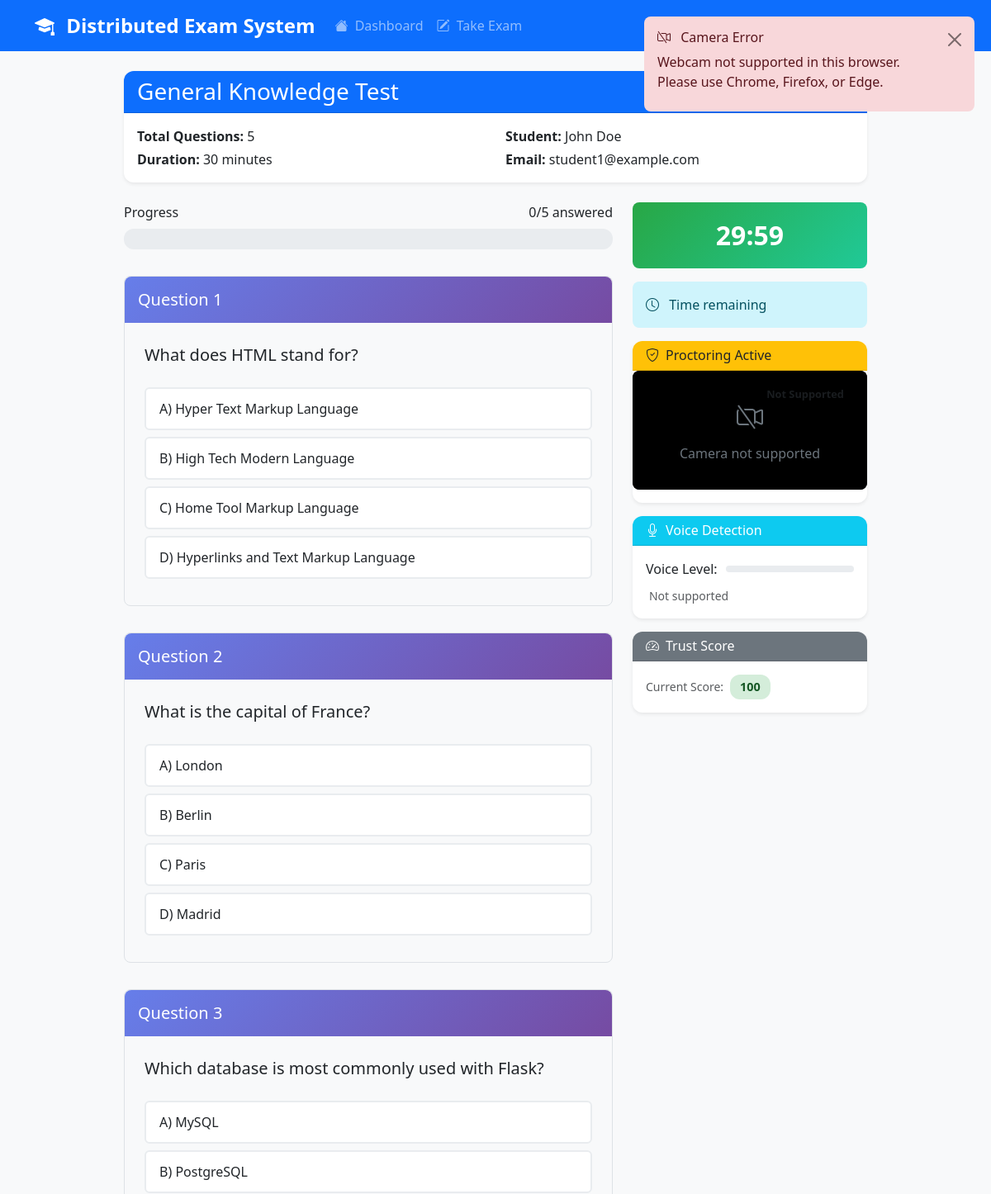
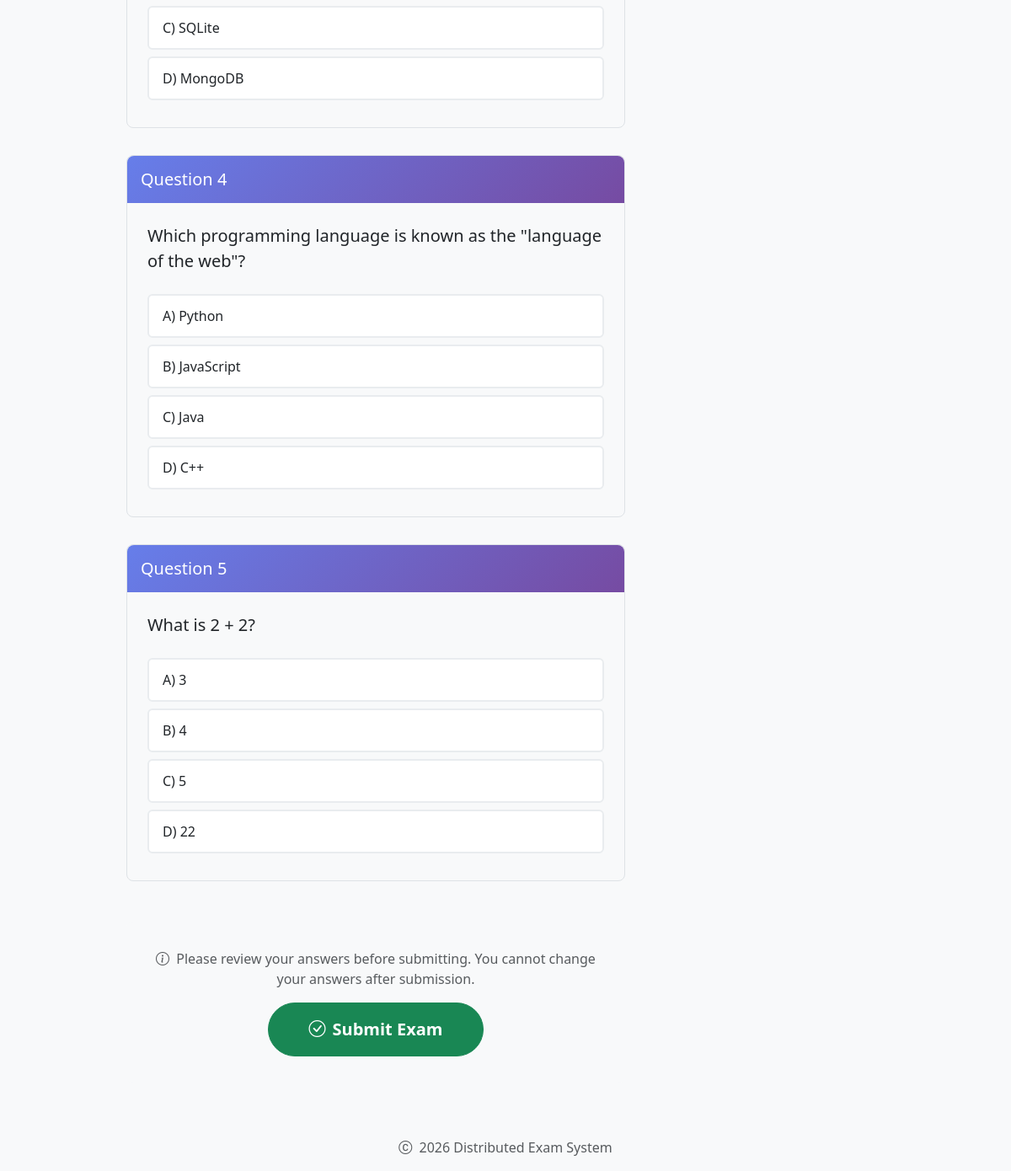
The page /exam/1 (signed in) on the database its author committed (2 pictures, top to bottom).
### app/models.py (models this page shows, shortened)
class Exam(db.Model):
    __tablename__ = 'exams'
    id = db.Column(db.Integer, primary_key=True)
    title = db.Column(db.String(200), nullable=False)
    duration = db.Column(db.Integer, nullable=False)  # Duration in minutes
    created_at = db.Column(db.DateTime, default=datetime.utcnow)
    is_active = db.Column(db.Boolean, default=True)
    questions = db.relationship('Question', backref='exam', lazy=True, cascade='all, delete-orphan')
    responses = db.relationship('Response', backref='exam', lazy=True)

class User(UserMixin, db.Model):
    __tablename__ = 'users'
    id = db.Column(db.Integer, primary_key=True)
    name = db.Column(db.String(100), nullable=False)
    email = db.Column(db.String(120), unique=True, nullable=False)
    password = db.Column(db.String(255), nullable=False)
    role = db.Column(db.String(20), nullable=False, default='student')  # 'student' or 'admin'
    created_at = db.Column(db.DateTime, default=datetime.utcnow)
    responses = db.relationship('Response', backref='user', lazy=True)
    def is_admin(self):
        return self.role == 'admin'

class Question(db.Model):
    __tablename__ = 'questions'
    id = db.Column(db.Integer, primary_key=True)
    exam_id = db.Column(db.Integer, db.ForeignKey('exams.id'), nullable=False)
    text = db.Column(db.Text, nullable=False)
    option1 = db.Column(db.Text, nullable=False)
    option2 = db.Column(db.Text, nullable=False)
    option3 = db.Column(db.Text, nullable=False)
    option4 = db.Column(db.Text, nullable=False)
    correct_answer = db.Column(db.String(1), nullable=False)  # 'A', 'B', 'C', or 'D'
    difficulty = db.Column(db.Integer, default=2)  # 1=Easy, 2=Medium, 3=Hard
    created_at = db.Column(db.DateTime, default=datetime.utcnow)

### app/routes.py (the view)
@main_bp.route('/exam/<int:exam_id>', methods=['GET'])
@csrf.exempt
@login_required
def take_exam(exam_id):
    if current_user.is_admin():
        flash('Admins cannot take exams.', 'error')
        return redirect(url_for('main.dashboard'))
    exam = Exam.query.get_or_404(exam_id)
    existing_response = Response.query.filter_by(
        user_id=current_user.id,
        exam_id=exam_id
    ).first()
    if existing_response:
        flash('You have already taken this exam.', 'warning')
        return redirect(url_for('main.results', response_id=existing_response.id))
    questions = exam.questions[:]
    random.shuffle(questions)
    enable_proctoring = exam.enable_proctoring if hasattr(exam, 'enable_proctoring') else True
    if not exam:
        flash('Exam not found.', 'error')
        return redirect(url_for('main.exams'))
    if not exam.questions:
        flash('Exam has no questions available.', 'error')
        return redirect(url_for('main.exams'))
    try:
        session_data = ExamService.start_exam_session(current_user.id, exam_id)
        token = AntiCheatService.generate_exam_token(current_user.id, exam_id)
        session_data['token'] = token
        return render_template('exam.html',
                             exam=exam,
                             questions=questions,
                             duration=session_data['duration'],
                             token=token,
                             started_at=session_data['started_at'],
                             enable_proctoring=enable_proctoring,
                             response_id=session_data.get('response_id'),
                             current_time=datetime.now())
    except ValueError as e:
        print("ERROR (ValueError):", e)
        flash(str(e), 'error')
        return redirect(url_for('main.exams'))
    except Exception as e:
        print("ERROR (Exception):", e)
        flash(f'Error starting exam: {str(e)}', 'error')
        return redirect(url_for('main.exams'))

### app/templates/exam.html (shortened to what this page needs)
{% extends "base.html" %}
{% block content %}
<div class="exam-container">
    <div class="card mb-4">
        <div class="card-header bg-primary text-white">
            <h3 class="mb-0">{{ exam.title }}</h3>
        </div>
        <div class="card-body">
            <div class="row">
                <div class="col-md-6">
                    <p class="mb-1"><strong>Total Questions:</strong> {{ questions|length }}</p>
                    <p class="mb-0"><strong>Duration:</strong> {{ exam.duration }} minutes</p>
                </div>
                <div class="col-md-6">
                    <p class="mb-1"><strong>Student:</strong> {{ current_user.name }}</p>
                    <p class="mb-0"><strong>Email:</strong> {{ current_user.email }}</p>
                </div>
            </div>
        </div>
    </div>
    <div class="row">
        <div class="col-lg-8">
            <div class="progress-container">
                <div class="d-flex justify-content-between mb-2">
                    <span>Progress</span>
                    <span id="progressText">0/{{ questions|length }} answered</span>
                </div>
                <div class="progress">
                </div>
            </div>
            <form method="POST" action="{{ url_for('main.submit_exam') }}" id="examForm" onsubmit="return handleSubmit(event)">
                {% for question in questions %}
                <div class="question-card">
                    <div class="question-header">
                        <h5 class="mb-0">Question {{ loop.index }}</h5>
                    </div>
                    <div class="question-body">
                        <p class="lead mb-4">{{ question.text }}</p>
                        <div class="options">
                            <label class="option-label">
                                <span class="option-text">A) {{ question.option1 }}</span>
                            </label>
                            <label class="option-label">
                                <span class="option-text">B) {{ question.option2 }}</span>
                            </label>
                            <label class="option-label">
                                <span class="option-text">C) {{ question.option3 }}</span>
                            </label>
                            <label class="option-label">
                                <span class="option-text">D) {{ question.option4 }}</span>
                            </label>
                        </div>
                    </div>
                </div>
                {% endfor %}
                <div class="submit-section">
                    <p class="mb-3 text-muted">
                        <i class="bi bi-info-circle me-1"></i>
                        Please review your answers before submitting. You cannot change your answers after submission.
                    </p>
                    <button type="submit" class="btn btn-success submit-btn" id="submitBtn">
                        <i class="bi bi-check-circle me-2"></i>Submit Exam
                    </button>
                </div>
            </form>
        </div>
        <div class="col-lg-4">
            {% if enable_proctoring %}
            <div class="timer-container">
                <div class="timer-display timer-normal" id="timer">
                </div>
                <div class="alert alert-info">
                    <i class="bi bi-clock me-2"></i>
                    Time remaining
                </div>
            </div>
            <div class="card">
                <div class="card-header bg-warning text-dark">
                    <h6 class="mb-0">
                        <i class="bi bi-shield-check me-2"></i>Proctoring Active
                    </h6>
                </div>
                <div class="card-body p-0">
                    <div class="webcam-container" id="webcamContainer">
                        <div id="webcamPlaceholder" class="webcam-placeholder">
                            <i class="bi bi-camera-video-off" style="font-size: 2rem;"></i>
                            <p class="placeholder-text mb-0 mt-2">Initializing camera...</p>
                        </div>
                        <div class="webcam-overlay">
                            <div id="webcamStatus" class="webcam-status">
                            </div>
                        </div>
                    </div>
                </div>
            </div>
            <div class="card mt-3">
                <div class="card-header bg-info text-white">
                    <h6 class="mb-0">
                        <i class="bi bi-mic me-2"></i>Voice Detection
                    </h6>
                </div>
                <div class="card-body">
                    <div class="voice-level-container">
                        <span>Voice Level:</span>
                        <div class="voice-level-bar-container">
                        </div>
                    </div>
                    <div class="mt-2">
                        <small class="text-muted" id="voiceStatus">Monitoring...</small>
                    </div>
                </div>
            </div>
            <div class="card mt-3">
                <div class="card-header bg-secondary text-white">
                    <h6 class="mb-0">
                        <i class="bi bi-speedometer2 me-2"></i>Trust Score
                    </h6>
                </div>
                <div class="card-body">
                    <div class="trust-score-display">
                        <small class="text-muted">Current Score:</small>
                        <span id="trustScoreDisplay" class="trust-score-badge trust-excellent">100</span>
                    </div>
                </div>
            </div>
            {% endif %}
        </div>
    </div>
</div>
{% endblock %}

### app/templates/base.html (shortened to what this page needs)
<!DOCTYPE html>
<html lang="en">
<head>
    <link href="https://cdn.jsdelivr.net/npm/bootstrap@5.3.0/dist/css/bootstrap.min.css" rel="stylesheet">
    <link href="https://cdn.jsdelivr.net/npm/bootstrap-icons@1.11.0/font/bootstrap-icons.css" rel="stylesheet">
    <link rel="stylesheet" href="{{ url_for('static', filename='css/style.css') }}">
</head>
<body>
    <nav class="navbar navbar-expand-lg navbar-dark bg-primary">
        <div class="container">
            <a class="navbar-brand" href="{{ url_for('main.index') }}">
                <i class="bi bi-mortarboard-fill me-2"></i>
                Distributed Exam System
            </a>
            <div class="collapse navbar-collapse" id="navbarNav">
                <ul class="navbar-nav me-auto">
                    {% if current_user.is_authenticated %}
                        <li class="nav-item">
                            <a class="nav-link" href="{{ url_for('main.dashboard') }}">
                                <i class="bi bi-house-fill me-1"></i> Dashboard
                            </a>
                        </li>
                        {% if not current_user.is_admin() %}
                            <li class="nav-item">
                                <a class="nav-link" href="{{ url_for('main.exams') }}">
                                    <i class="bi bi-pencil-square me-1"></i> Take Exam
                                </a>
                            </li>
                        {% endif %}
                    {% endif %}
                </ul>
                <ul class="navbar-nav">
                    {% if current_user.is_authenticated %}
                        <li class="nav-item dropdown">
                            <a class="nav-link dropdown-toggle" href="#" role="button" data-bs-toggle="dropdown">
                                {% if current_user.is_admin() %}
                                    <span class="badge bg-warning text-dark ms-1">Admin</span>
                                {% else %}
                                    <span class="badge bg-info ms-1">Student</span>
                                {% endif %}
                            </a>
                        </li>
                    {% endif %}
                </ul>
            </div>
        </div>
    </nav>
    <main class="container my-4">
        {% block content %}{% endblock %}
    </main>
    <footer class="bg-light text-center py-3 mt-5">
        <div class="container">
            <p class="text-muted mb-0">
                <i class="bi bi-c-circle me-1"></i> 2026 Distributed Exam System
            </p>
        </div>
    </footer>
</body>
</html>

### rows shown on the page
Exam: title "General Knowledge Test", duration "30"
User: name "John Doe", email "student1@example.com"
Question: text "What does HTML stand for?", option1 "Hyper Text Markup Language", option2 "High Tech Modern Language", option3 "Home Tool Markup Language", option4 "Hyperlinks and Text Markup Language"
Question: text "What is the capital of France?", option1 "London", option2 "Berlin", option3 "Paris", option4 "Madrid"
Question: text "Which database is most commonly used with Flask?", option1 "MySQL", option2 "PostgreSQL", option3 "SQLite", option4 "MongoDB"
Question: text "Which programming language is known as the \"language of the web\"?", option1 "Python", option2 "JavaScript", option3 "Java", option4 "C++"
Question: text "What is 2 + 2?", option1 "3", option2 "4", option3 "5", option4 "22"

### other values the page prints
{{ questions|length }} "5"
